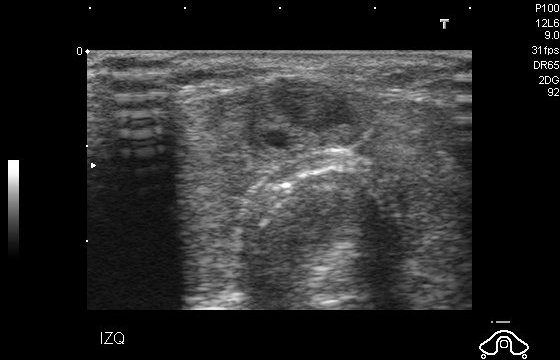
#> input picture Tugas TPC/3_1.jpg, 560 x 360 px
$ python testing.py
#> lines starting #> are read from the running program, lines starting #| are printed output that depends on the picture; after the words box and inside, x2 and y2 are one past the last pixel; in counts of white or black regions, pixels touching at a corner belong together
#coding:utf-8
import sys
import numpy as np
import cv2
import matplotlib.pyplot as plt
import math
from pylab import*
import os


Image = cv2.imread("3_1.jpg",1)  #读入原图
#> Image is the input picture: shape (360, 560, 3); min 0, max 255, mean 41.1
image = cv2.cvtColor(Image,cv2.COLOR_BGR2GRAY)
median = cv2.medianBlur(image, 25)
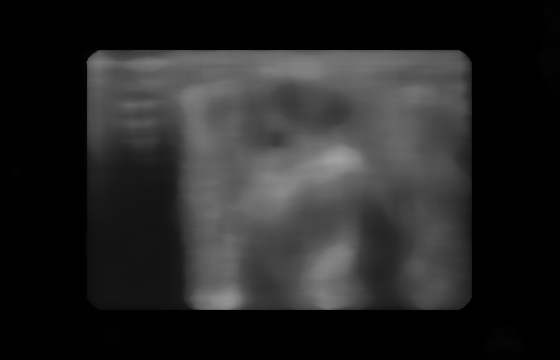
#> median: shape (360, 560); min 0, max 163, mean 37.4
img=np.array(median,dtype=np.float64)

IniLSF = np.ones((img.shape[0],img.shape[1]),img.dtype)
IniLSF[30:80,30:80]= -1
IniLSF=-IniLSF

Image = cv2.cvtColor(Image,cv2.COLOR_BGR2RGB)
#plt.figure(1),plt.imshow(Image),plt.xticks([]), plt.yticks([])   # to hide tick values on X and Y axis
#plt.contour(IniLSF,[0],color = 'b',linewidth=2)  #画LSF=0处的等高线
#plt.draw(),plt.show(block=False)

def mat_math (intput,str):
    output=intput
    for i in range(img.shape[0]):
        for j in range(img.shape[1]):
            if str=="atan":
                output[i,j] = math.atan(intput[i,j])
            if str=="sqrt":
                output[i,j] = math.sqrt(intput[i,j])
    return output

#CV函数
def CV (LSF, img, mu, nu, epison,step):

    Drc = (epison / math.pi) / (epison*epison+ LSF*LSF)
    Hea = 0.5*(1 + (2 / math.pi)*mat_math(LSF/epison,"atan"))
    Iy, Ix = np.gradient(LSF)
    s = mat_math(Ix*Ix+Iy*Iy,"sqrt")
    Nx = Ix / (s+0.000001)
    Ny = Iy / (s+0.000001)
    Mxx,Nxx =np.gradient(Nx)
    Nyy,Myy =np.gradient(Ny)
    cur = Nxx + Nyy
    Length = nu*Drc*cur

    Lap = cv2.Laplacian(LSF,-1)
    Penalty = mu*(Lap - cur)

    s1=Hea*img
    s2=(1-Hea)*img
    s3=1-Hea
    C1 = s1.sum()/ Hea.sum()
    C2 = s2.sum()/ s3.sum()
    CVterm = Drc*(-1 * (img - C1)*(img - C1) + 1 * (img - C2)*(img - C2))

    LSF = LSF + step*(Length + Penalty + CVterm)
    #plt.imshow(s, cmap ='gray'),plt.show()
    return LSF


mu = 1
nu = 0.003 * 255 * 255
num = 20
epison = 1
step = 0.1
LSF=IniLSF
for i in range(1,num):
    LSF = CV(LSF, img, mu, nu, epison,step) #迭代
    if i % 1 == 0:    #显示分割轮廓
        plt.imshow(Image),plt.xticks([]), plt.yticks([])
        plt.contour(LSF,[0],colors='r',linewidth=2)
        plt.draw(),plt.show(block=False),plt.pause(0.01)
#> this loop made 19 passes
#> (C1 in CV, C2 in CV) on passes 1 to 12: (36.5, 37.72), (11.3, 54.69), (3.87, 83.64), (4.02, 84.09), (4.11, 84.35), (4.16, 84.53), (4.22, 84.69), (4.26, 84.84), (4.32, 84.98), (4.36, 85.11), (4.41, 85.23), (4.45, 85.34)
#> pass 1, in mat_math, `output=intput`:
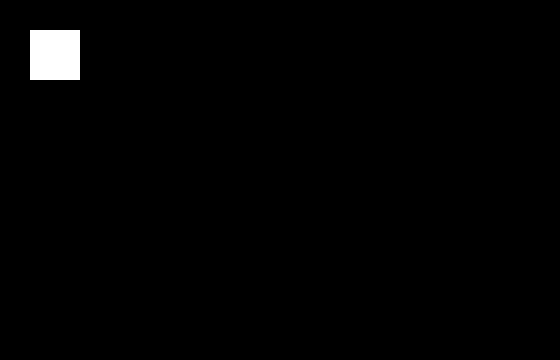
#> output: shape (360, 560) float64; values -1 (black) and 1 (white), 1.2% white; 1 white region, box (x1, y1, x2, y2) and area: (30, 30, 80, 80) 2500
#> pass 1, in CV, `Iy, Ix = np.gradient(LSF)`:
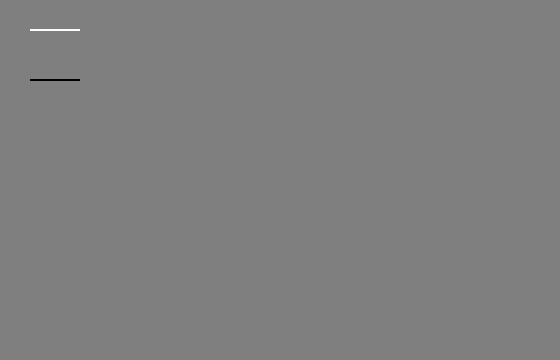
#> Iy: shape (360, 560) float64; min -1, max 1, mean 0; drawn with min black and max white
#> pass 1, `plt.draw(),plt.show(block=False),plt.pause(0.01)`:
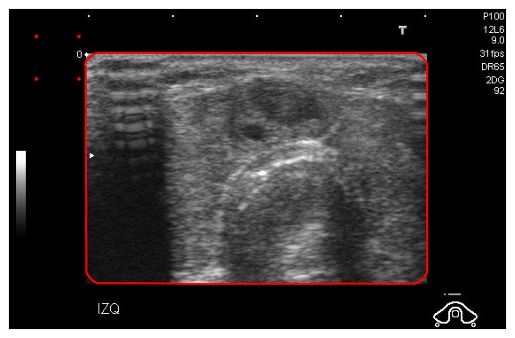
#> figure drawn by matplotlib, 1 panel
#> pass 2, `plt.draw(),plt.show(block=False),plt.pause(0.01)`:
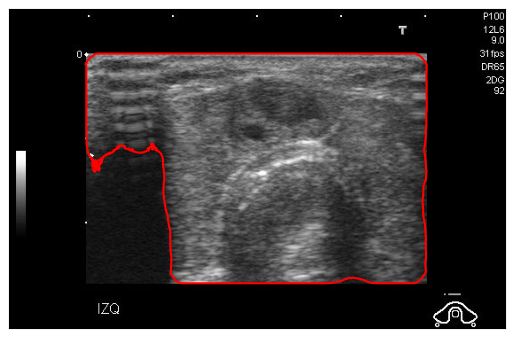
#> figure drawn by matplotlib, 1 panel
#> after the loop:
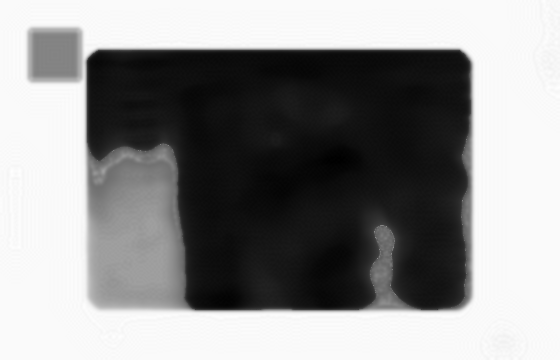
#> LSF: shape (360, 560) float64; min -33.57, max 79.78, mean 30.5; drawn with min black and max white


# [7 lines of commented-out code are left out]

$ run again, with Tugas TPC/14_1.jpg copied over Tugas TPC/3_1.jpg
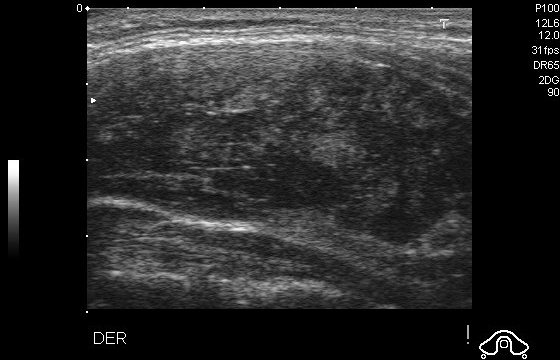
#> input picture Tugas TPC/14_1.jpg, 560 x 360 px
#> Image is the input picture: shape (360, 560, 3); min 0, max 255, mean 41
#> the loop `for i in range(1,num):` made 19 passes
#> (C1 in CV, C2 in CV) on passes 1 to 8: (35.58, 36.77), (14.52, 48.97), (4.33, 65.91), (4.87, 66.69), (5.27, 67.25), (5.51, 67.62), (5.69, 67.9), (5.86, 68.15)
#> pass 1, `plt.draw(),plt.show(block=False),plt.pause(0.01)`:
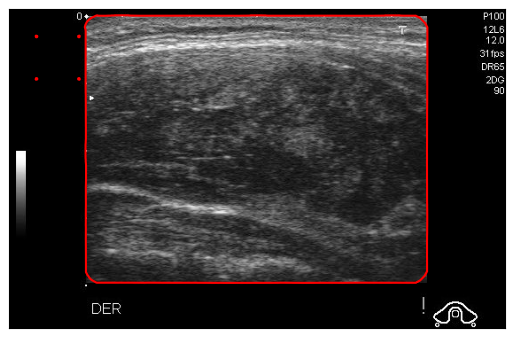
#> figure drawn by matplotlib, 1 panel
#> after the loop `for i in range(1,num):`:
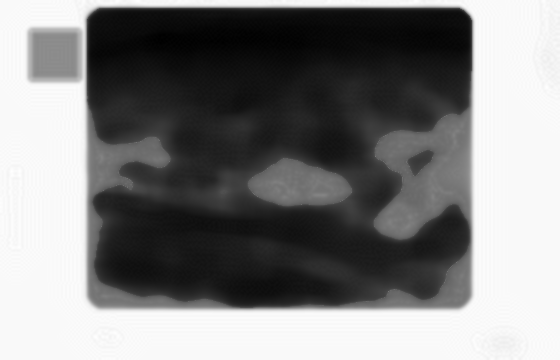
#> LSF: shape (360, 560) float64; min -30.81, max 64.28, mean 17.6; drawn with min black and max white

$ run again, with Tugas TPC/16_1.jpg copied over Tugas TPC/3_1.jpg
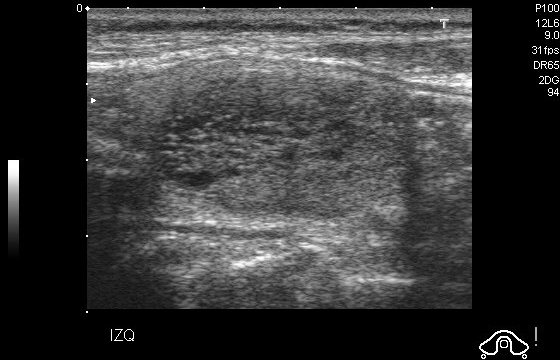
#> input picture Tugas TPC/16_1.jpg, 560 x 360 px
#> Image is the input picture: shape (360, 560, 3); min 0, max 255, mean 55.8
#> the loop `for i in range(1,num):` made 19 passes
#> (C1 in CV, C2 in CV) on passes 1 to 8: (50.52, 52.21), (13.04, 81.62), (5.31, 94.01), (5.44, 94.22), (5.57, 94.42), (5.63, 94.52), (5.66, 94.6), (5.69, 94.67)
#> pass 1, `plt.draw(),plt.show(block=False),plt.pause(0.01)`:
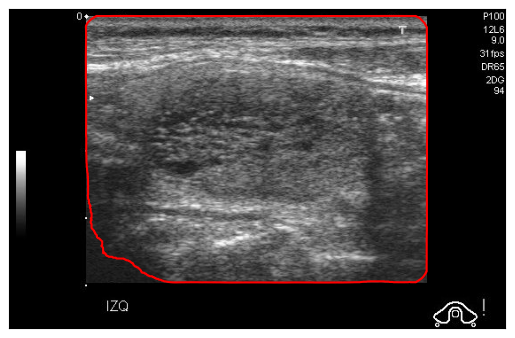
#> figure drawn by matplotlib, 1 panel
#> after the loop `for i in range(1,num):`:
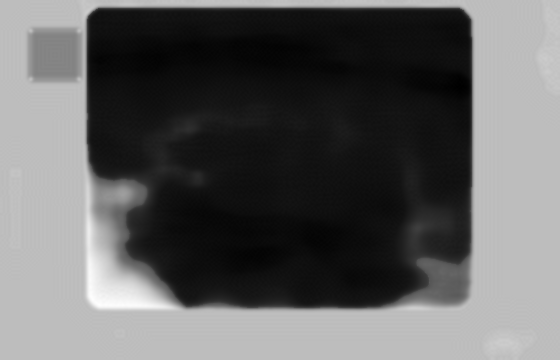
#> LSF: shape (360, 560) float64; min -35.71, max 85.25, mean 10.6; drawn with min black and max white

$ run again, with Tugas TPC/17_1.jpg copied over Tugas TPC/3_1.jpg
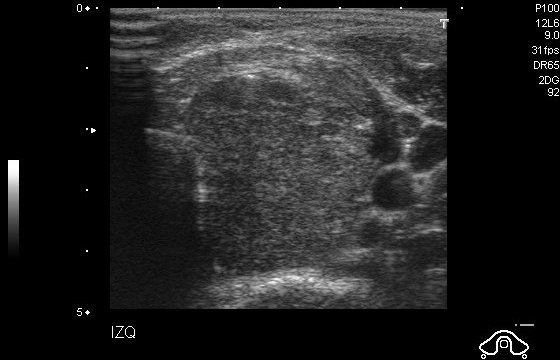
#> input picture Tugas TPC/17_1.jpg, 560 x 360 px
#> Image is the input picture: shape (360, 560, 3); min 0, max 255, mean 34.3
#> the loop `for i in range(1,num):` made 19 passes
#> (C1 in CV, C2 in CV) on passes 1 to 8: (29.59, 30.57), (13.18, 38.8), (3.58, 66.23), (3.84, 67.07), (3.94, 67.41), (4, 67.62), (4.05, 67.78), (4.1, 67.93)
#> pass 1, `plt.draw(),plt.show(block=False),plt.pause(0.01)`:
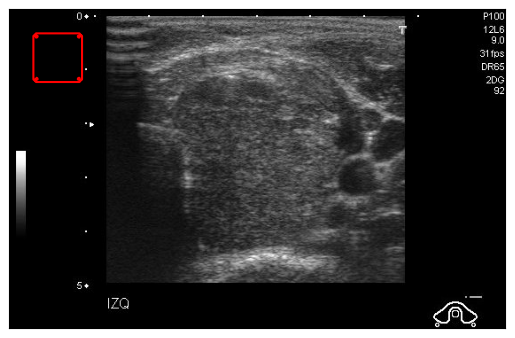
#> figure drawn by matplotlib, 1 panel
#> after the loop `for i in range(1,num):`:
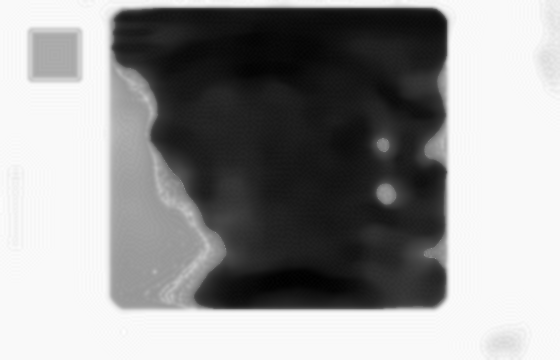
#> LSF: shape (360, 560) float64; min -29.26, max 45.25, mean 14.5; drawn with min black and max white
